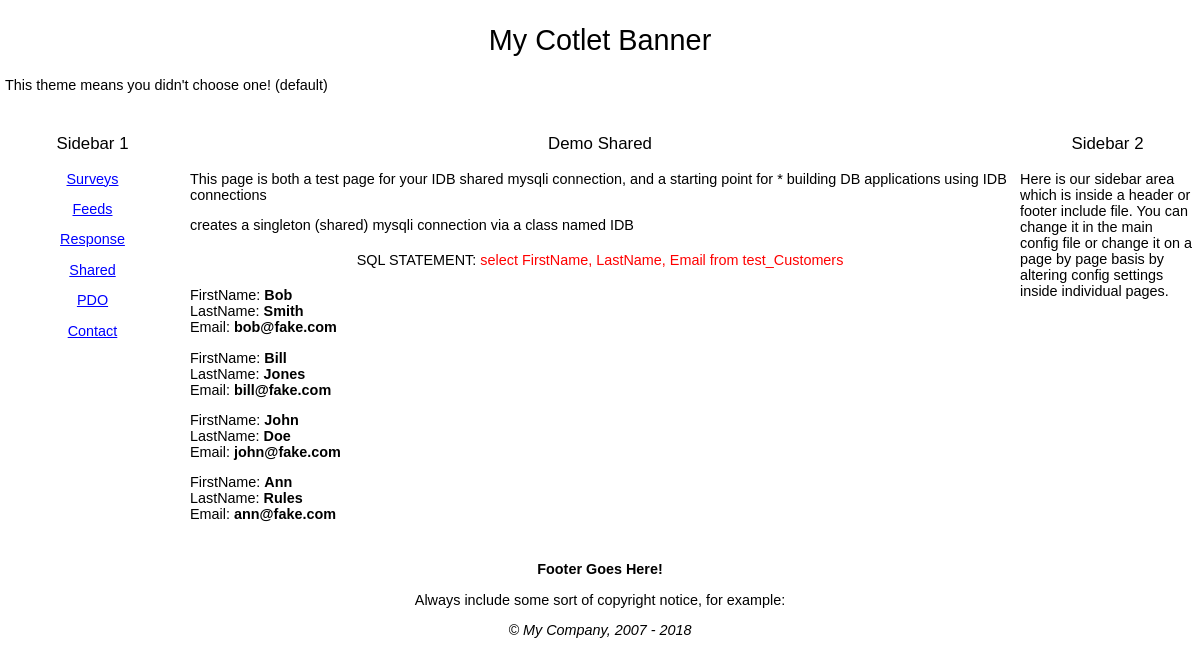
Page /demo/demo_shared.php on the committed database.
### tables this page shows
create table test_Customers
( CustomerID int unsigned not null auto_increment primary key,
LastName varchar(50),
FirstName varchar(50),
Email varchar(80)
);

### demo/demo_shared.php (the view, shortened to what this page needs)
<?php
require '../inc_0700/config_inc.php';
$config->titleTag = smartTitle();
$sql = "select FirstName, LastName, Email from test_Customers";
?>
<h3 align="center"><?php echo $config->titleTag; ?></h3>
<p>This page  is both a test page for your IDB shared mysqli connection, and a starting point for
 * building DB applications using IDB connections</p>
<p>creates a singleton (shared) mysqli connection via a class named IDB</p>
<?php
$result = mysqli_query(IDB::conn(),$sql) or die(trigger_error(mysqli_error(IDB::conn()), E_USER_ERROR));
echo '<div align="center"><h4>SQL STATEMENT: <font color="red">' . $sql . '</font></h4></div>';
if(mysqli_num_rows($result) > 0)
{
	while($row = mysqli_fetch_assoc($result))
	{
	   echo '<p>';
	   echo 'FirstName: <b>' . $row['FirstName'] . '</b><br />';
	   echo 'LastName: <b>' . $row['LastName'] . '</b><br />';
	   echo 'Email: <b>' . $row['Email'] . '</b><br />';
	   echo '</p>';
	}
}else{
	echo '<div align="center">Sorry, there are no records that match this query</div>';
}
?>

### include/default_style.css (style rules this page uses)
body { font-size: .9em; font-family: Verdana, Geneva, Arial, Helvetica, sans-serif; padding:0; margin:0; background-color:#FFFFFF; }
h1, h2, h3, h4, h5, h6 { font-weight: normal; }

### rows in the picture
test_customers: FirstName "Bob", LastName "Smith", Email "bob@fake.com"
test_customers: FirstName "Bill", LastName "Jones", Email "bill@fake.com"
test_customers: FirstName "John", LastName "Doe", Email "john@fake.com"
test_customers: FirstName "Ann", LastName "Rules", Email "ann@fake.com"

### other values in the picture
$config->banner "My Cotlet Banner"
$aText[0] "Surveys"
$aText[0] "Feeds"
$aText[0] "Response"
$aText[0] "Shared"
$aText[0] "PDO"
$aText[0] "Contact"
$config->titleTag "Demo Shared"
$sql "select FirstName, LastName, Email from test_Customers"
